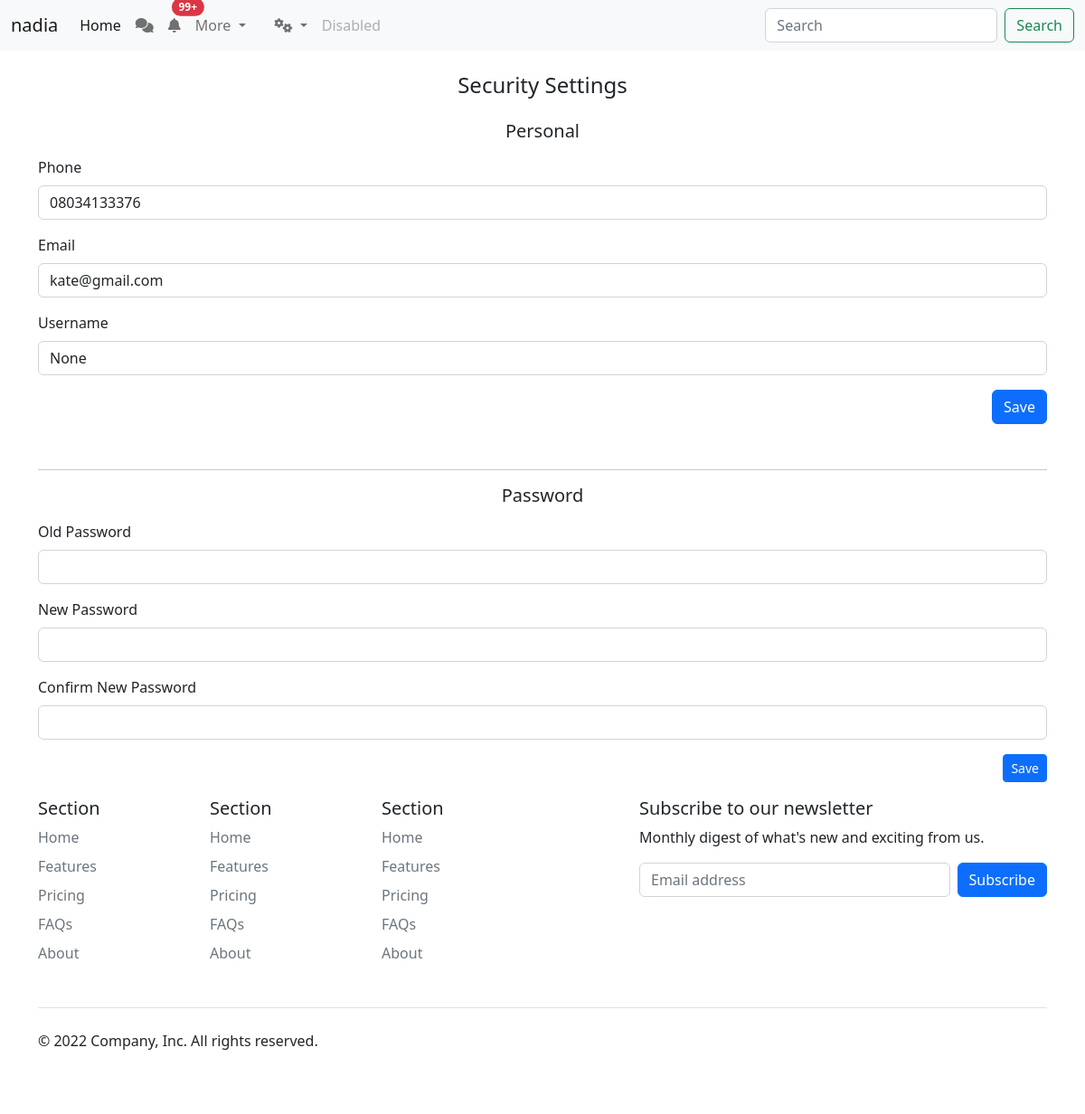
Screenshot of /settings/security (signed in) with the database file from the repository.
### project/models/User.py (models this page shows, shortened)
class User(UserMixin, db.Model):
    id = db.Column(db.Integer, primary_key=True)
    email = db.Column(db.String(100), unique=True)
    username = db.Column(db.String(100), unique=True)
    password = db.Column(db.String(120))
    fullname = db.Column(db.String(200))
    phone = db.Column(db.String(100))
    gender = db.Column(db.Enum(GenderEnum), nullable=True)
    age = db.Column(db.Integer, nullable=True)
    city_id = db.Column(db.Integer, nullable=True)
    avatar = db.Column(db.String(200), nullable=True)
    govcard = db.Column(db.String(200), nullable=True)
    verified = db.Column(db.Integer(),nullable=True, default=0)
    addrss = db.Column(db.Text(), nullable=True)
    blocked = db.Column(db.Integer,nullable=True, default=0)

### project/Blue_Prints/Settings/settings.py (the view)
@settings.route('/settings/security')
def security_settings():
        user = Helpers.get_user_type(current_user)
        if(user == 'therapist'):
            logged_user = Therapist.query.get(current_user.id)
        elif(user == 'user'):
            logged_user = User.query.get(current_user.id)
        else:
            logged_user = User.query.get(current_user.id)
        return render_template('security_settings.html', logged_user=logged_user)

### project/Services/Helpers.py (called while the page is built)
def get_user_type(user):
    if isinstance(user, User):
        return 'user'
    elif isinstance(user, Therapist):
        return 'therapist'
    elif isinstance(user, Admin):
        return 'admin'
    else:
        return 'unknown'

### project/Blue_Prints/Settings/templates/security_settings.html (shortened to what this page needs)
{% extends "layouts/guest.html" %}
{% block styles %}
<link rel="stylesheet" type="text/css" href="{{ url_for('settings.static', filename='css/settings.css') }}">
<link rel="stylesheet" href="https://cdnjs.cloudflare.com/ajax/libs/font-awesome/6.3.0/css/all.min.css" />
{% endblock %}
{% block content %}
<main class="container">
    <h4 class="text-center text-dark mt-4 mb-4">Security Settings</h4>
    <form action="{{url_for('settings.settings_misc')}}" method="POST">
        <div class="form-group">
            <h5 class="text-dark text-center">Personal</h5>
        </div>
        <div class="form-group mt-3">
            <label for="" class="form-label">Phone</label>
            <input type="text" name="phone" value="{{logged_user.phone}}"  class="form-control">
        </div>
        <div class="form-group mt-3">
            <label for="" class="form-label">Email</label>
            <input type="text" name="email" value="{{logged_user.email}}" class="form-control">
        </div>
        <div class="form-group mt-3">
            <label for="" class="form-label">Username</label>
            <input type="text" name="username" value="{{logged_user.username}}" class="form-control">
        </div>
        <div class="form-group mt-3">
            <button class="btn-primary btn" style="float:right;"> Save</button>
        </div>
    </form>
    <br>
    <br>
    <br>
    <hr>
    <form action="{{url_for('settings.reset_password')}}" method="POST">
        <div class="form-group mt-3">
            <h5 class="text-center text-dark">Password</h5>
        </div>
        <div class="form-group mt-3">
            <label for="" class="form-label">Old Password</label>
            <input type="text" name="old_password" class="form-control">
        </div>
        <div class="form-group mt-3">
            <label for="" class="form-label">New Password</label>
            <input type="text" name="new_password" class="form-control">
        </div>
        <div class="form-group mt-3">
            <label for="" class="form-label">Confirm New Password</label>
            <input type="text" name="confirm_new" class="form-control">
        </div>
        <div class="form-group mt-3">
            <button style="float:right;" class="btn btn-sm btn-primary">
                Save
            </button>
        </div>
    </form>
</main>
{% endblock %}

### rows the page displays
User: phone "08034133376", email "kate@gmail.com", username "None"
